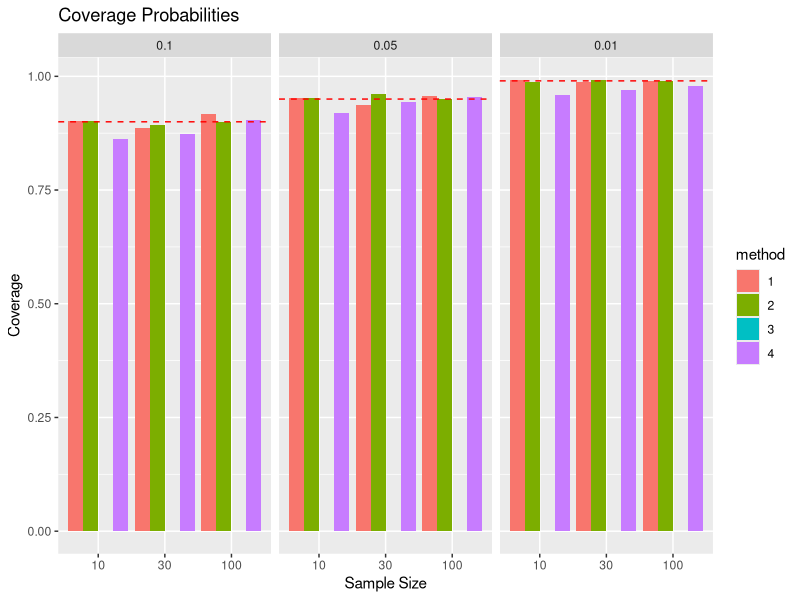
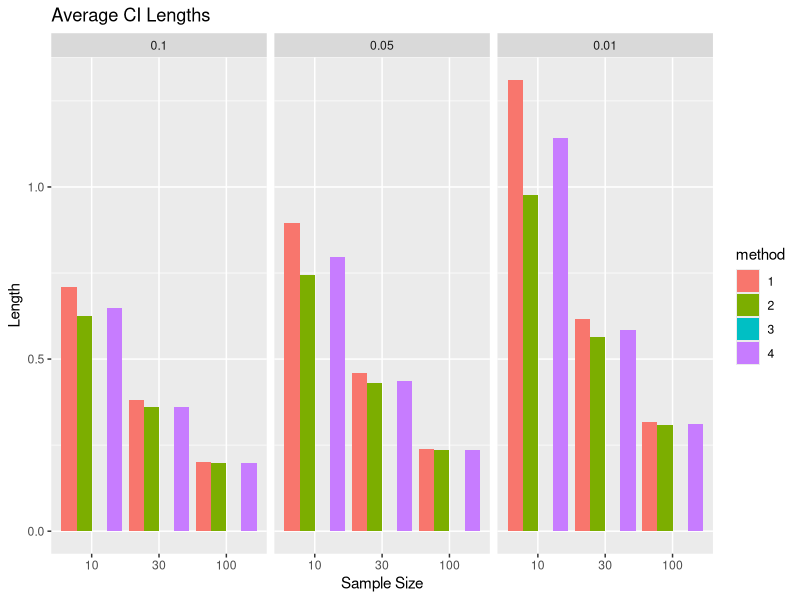

Source code (R) for these figures, in order:
## ---- chunk 1
knitr::opts_chunk$set(echo = TRUE)
## ---- chunk 2
id <- 6
set.seed(id)
theta <- id/10  
lambda <- 1/theta
alpha_values <- c(0.1, 0.05, 0.01)
sample_sizes <- c(10, 30, 100)
m <- 1000  
## ---- chunk 3
calculate_ci <- function(sample, alpha, method) {
  n <- length(sample)
  x_bar <- mean(sample)
  
  if (method == 1) {
    lower <- (2 * n * x_bar) / qchisq(1 - alpha/2, df = 2*n)
    upper <- (2 * n * x_bar) / qchisq(alpha/2, df = 2*n)
  } else if (method == 2) {
    z <- qnorm(1 - alpha/2)
    lower <- x_bar - z * theta / sqrt(n)
    upper <- x_bar + z * theta / sqrt(n)
  } else if (method == 3) {
    z <- qnorm(1 - alpha/2)
    a <- 1 + (z^2)/n
    b <- -2 * x_bar
    c <- x_bar^2
    discriminant <- b^2 - 4*a*c
    
    if (discriminant < 0) {
      return(c(NA, NA, NA)) 
    }
    
    lower <- (-b - sqrt(discriminant)) / (2*a)
    upper <- (-b + sqrt(discriminant)) / (2*a)
    
    if (lower < 0 || upper < lower) {
      return(c(NA, NA, NA))
    }
  } else if (method == 4) {
    t_val <- qt(1 - alpha/2, df = n-1)
    se <- sd(sample) / sqrt(n)
    lower <- x_bar - t_val * se
    upper <- x_bar + t_val * se
  }
  
  return(c(lower, upper, upper - lower))
}
## ---- chunk 4
results <- list()

for (alpha in alpha_values) {
  for (n in sample_sizes) {
    coverage <- numeric(4)
    avg_length <- numeric(4)
    
    for (method in 1:4) {
      coverage_count <- 0
      total_length <- 0
      valid_simulations <- 0
      
      for (i in 1:m) {
        sample <- rexp(n, rate = lambda)
        ci <- calculate_ci(sample, alpha, method)
        
        if (!any(is.na(ci))) {
          if (ci[1] <= theta && theta <= ci[2]) {
            coverage_count <- coverage_count + 1
          }
          total_length <- total_length + ci[3]
          valid_simulations <- valid_simulations + 1
        }
      }
      
      if (valid_simulations > 0) {
        coverage[method] <- coverage_count / valid_simulations
        avg_length[method] <- total_length / valid_simulations
      } else {
        coverage[method] <- NA
        avg_length[method] <- NA
      }
    }
    
    results[[paste("alpha", alpha, "n", n)]] <- list(
      coverage = coverage,
      avg_length = avg_length
    )
  }
}
## ---- chunk 5
cat("SIMULATION RESULTS\n")
cat("=================\n\n")

for (alpha in alpha_values) {
  for (n in sample_sizes) {
    key <- paste("alpha", alpha, "n", n)
    cat("Alpha =", alpha, ", n =", n, ", Theoretical Coverage =", 1-alpha, "\n")
    cat("Method | Coverage | Avg Length\n")
    for (method in 1:4) {
      cat(sprintf("%6d | %8.3f | %10.3f\n", 
                  method, 
                  results[[key]]$coverage[method],
                  results[[key]]$avg_length[method]))
    }
    cat("\n")
  }
}
## ---- chunk 6
library(ggplot2)

plot_data <- data.frame()
for (alpha in alpha_values) {
  for (n in sample_sizes) {
    key <- paste("alpha", alpha, "n", n)
    for (method in 1:4) {
      plot_data <- rbind(plot_data, 
        data.frame(alpha = factor(alpha), n = n, method = factor(method), 
                  coverage = results[[key]]$coverage[method],
                  length = results[[key]]$avg_length[method]))
    }
  }
}

ggplot(plot_data, aes(x = factor(n), y = coverage, fill = method)) +
  geom_bar(stat = "identity", position = "dodge") +
  facet_wrap(~alpha) +
  geom_hline(aes(yintercept = 1-as.numeric(as.character(alpha))), 
             linetype = "dashed", color = "red") +
  labs(title = "Coverage Probabilities", x = "Sample Size", y = "Coverage")

ggplot(plot_data, aes(x = factor(n), y = length, fill = method)) +
  geom_bar(stat = "identity", position = "dodge") +
  facet_wrap(~alpha) +
  labs(title = "Average CI Lengths", x = "Sample Size", y = "Length")
